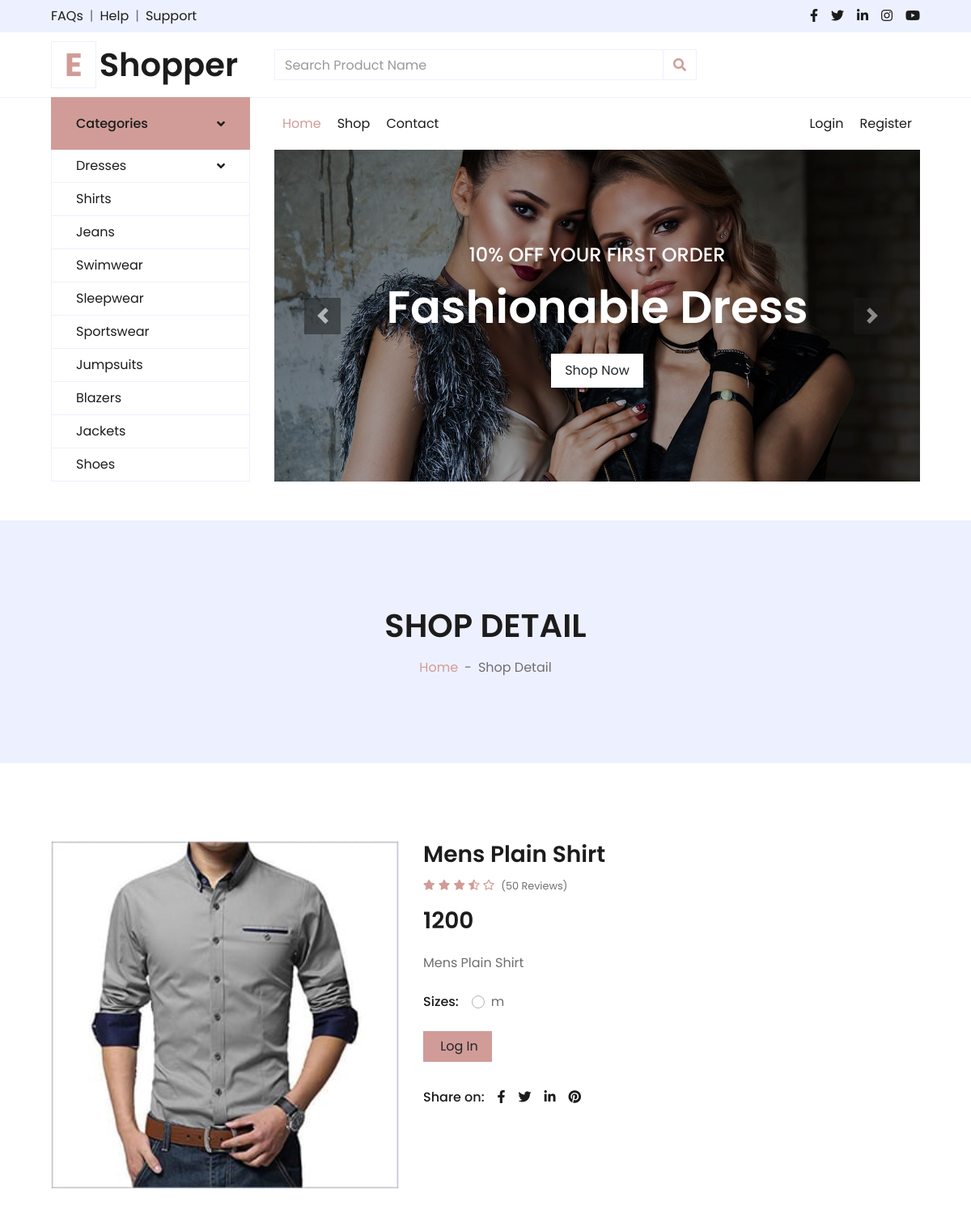
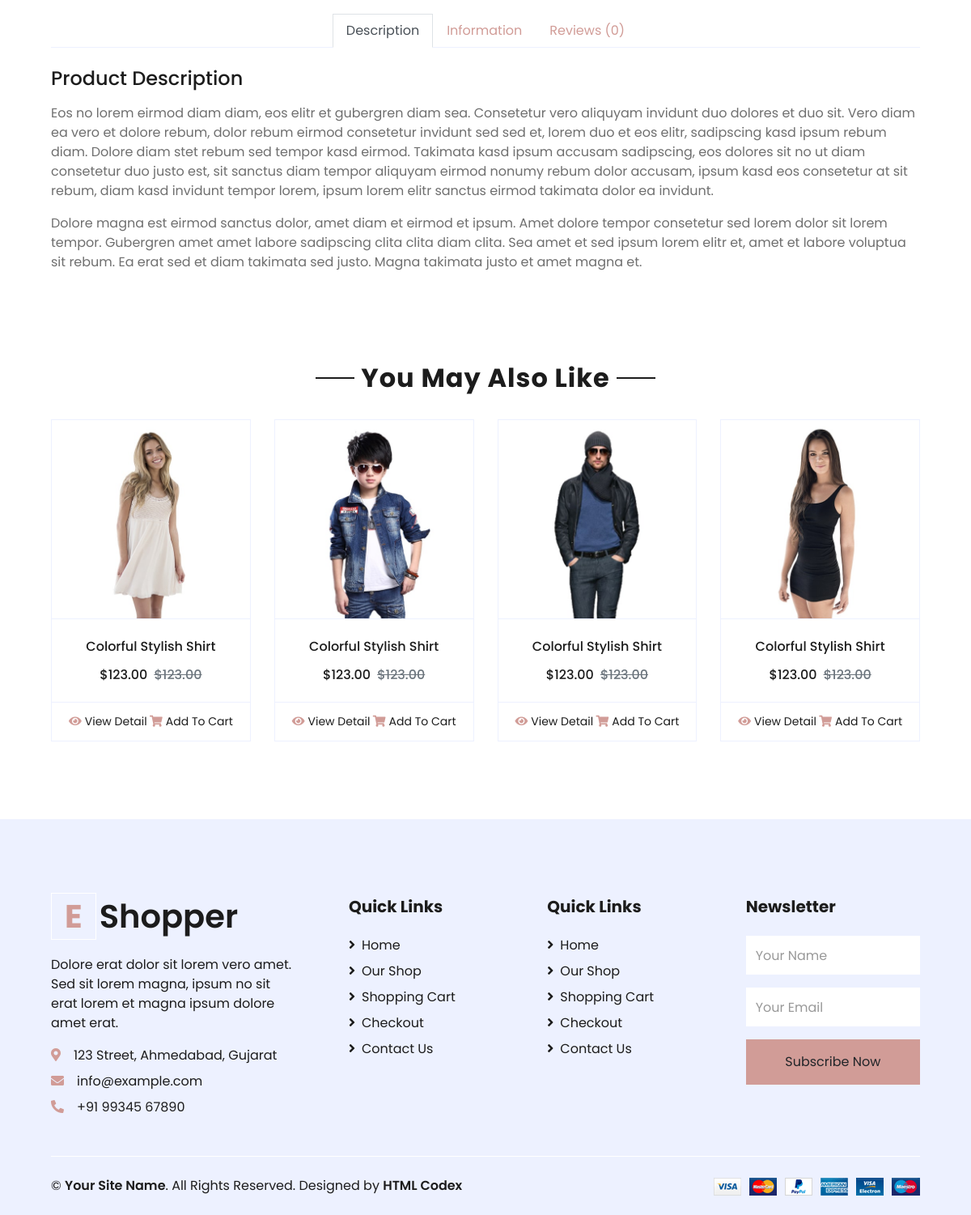
Screenshot of /product-detail/1/ with the database file from the repository (2 pictures, top to bottom).
### myapp/models.py (models this page shows, shortened)
class Product(models.Model):
	category=(
		('men','men'),
		('women','women'),
		('kid','kid'),
		)
	size=(
		("s","s"),
		("m","m"),
		("l","l"),
		("xl","xl"),
		("xxl","xxl"),
		)
	seller=models.ForeignKey(User,on_delete=models.CASCADE)
	product_category=models.CharField(max_length=100,choices=category)
	product_name=models.CharField(max_length=100)
	product_price=models.PositiveIntegerField()
	product_desc=models.TextField()
	product_size=models.CharField(max_length=100,choices=size)
	product_image=models.ImageField(upload_to='product_image/')

### myapp/views.py (the view)
# urls.py: path('detail/',views.detail,name='detail'),
def detail(request,pk):
	wishlist_flag=False
	cart_flag=False
	path=request.get_full_path()
	product=Product.objects.get(pk=pk)
	try:
		user=User.objects.get(email=request.session['email'])
		Wishlist.objects.get(user=user,product=product)
		wishlist_flag=True
	except:
		pass
	try:
		user=User.objects.get(email=request.session['email'])
		Cart.objects.get(user=user,product=product,payment_status=False)
		cart_flag=True
	except:
		pass
	return render(request,'detail.html',{'product':product,'path':path,'wishlist_flag':wishlist_flag,'cart_flag':cart_flag})

### myapp/templates/detail.html (shortened to what this page needs)
{% extends 'header.html' %}
{% load static %}
{% block content %}
<!DOCTYPE html>
<html lang="en">
<head>
</head>
<body>
    <div class="container-fluid bg-secondary mb-5">
        <div class="d-flex flex-column align-items-center justify-content-center" style="min-height: 300px">
            <h1 class="font-weight-semi-bold text-uppercase mb-3">Shop Detail</h1>
            <div class="d-inline-flex">
                <p class="m-0"><a href="">Home</a></p>
                <p class="m-0 px-2">-</p>
                <p class="m-0">Shop Detail</p>
            </div>
        </div>
    </div>
    <div class="container-fluid py-5">
        <div class="row px-xl-5">
            <div class="col-lg-5 pb-5">
                <div id="product-carousel" class="carousel slide" data-ride="carousel">
                    <div class="carousel-inner border">
                        <div class="carousel-item active">
                            <img class="w-100 h-100" src="{{product.product_image.url}}" alt="Image">
                        </div>
                    </div>
                </div>
            </div>
            <div class="col-lg-7 pb-5">
                <h3 class="font-weight-semi-bold">{{product.product_name}}</h3>
                <div class="d-flex mb-3">
                    <div class="text-primary mr-2">
                        <small class="fas fa-star"></small>
                        <small class="fas fa-star"></small>
                        <small class="fas fa-star"></small>
                        <small class="fas fa-star-half-alt"></small>
                        <small class="far fa-star"></small>
                    </div>
                    <small class="pt-1">(50 Reviews)</small>
                </div>
                <h3 class="font-weight-semi-bold mb-4">{{product.product_price}}</h3>
                <p class="mb-4">{{product.product_desc}}</p>
                <div class="d-flex mb-3">
                    <p class="text-dark font-weight-medium mb-0 mr-3">Sizes:</p>
                        <div class="custom-control custom-radio custom-control-inline">
                            <label class="custom-control-label" for="size-1">{{product.product_size}}</label>
                        </div>
                </div>
                <div class="d-flex align-items-center mb-4 pt-2">
                    {% if request.session.email %}
                        {% if wishlist_flag == False %}
                            <a href="{% url 'add-to-wishlist' pk=product.pk %}"><button class="btn btn-primary px-3"><i class="fa fa-heart"></i> Add to Wishlist</button></a>
                        {% else %}
                            <a href="{% url 'remove-from-wishlist' pk=product.pk %}"><button class="btn btn-primary px-3"><i class="fa fa-heart"></i> Remove From Wishlist</button></a>
                        {% endif %}
                            &nbsp;&nbsp;&nbsp;&nbsp;&nbsp;&nbsp;
                            {% if cart_flag == False %}
                            <a href="{% url 'add-to-cart' pk=product.pk %}"><button class="btn btn-primary px-3"><i class="fa fa-shopping-cart"></i> Add to Cart</button></a>
                        {% else %}
                            <a href="{% url 'remove-from-cart' pk=product.pk %}"><button class="btn btn-primary px-3"><i class="fa fa-shopping-cart"></i> Remove From Cart</button></a>
                        {% endif %}
                    {% else %}
                        <form action="{% url 'login' %}">
                            <button type="submit" class="btn btn-primary px-3"> Log In</button>
                        </form>
                    {% endif %}
                </div>
                <div class="d-flex pt-2">
                    <p class="text-dark font-weight-medium mb-0 mr-2">Share on:</p>
                    <div class="d-inline-flex">
                        <a class="text-dark px-2" href="">
                            <i class="fab fa-facebook-f"></i>
                        </a>
                        <a class="text-dark px-2" href="">
                            <i class="fab fa-twitter"></i>
                        </a>
                        <a class="text-dark px-2" href="">
                            <i class="fab fa-linkedin-in"></i>
                        </a>
                        <a class="text-dark px-2" href="">
                            <i class="fab fa-pinterest"></i>
                        </a>
                    </div>
                </div>
            </div>
        </div>
        <div class="row px-xl-5">
            <div class="col">
                <div class="nav nav-tabs justify-content-center border-secondary mb-4">
                    <a class="nav-item nav-link active" data-toggle="tab" href="#tab-pane-1">Description</a>
                    <a class="nav-item nav-link" data-toggle="tab" href="#tab-pane-2">Information</a>
                    <a class="nav-item nav-link" data-toggle="tab" href="#tab-pane-3">Reviews (0)</a>
                </div>
                <div class="tab-content">
                    <div class="tab-pane fade show active" id="tab-pane-1">
                        <h4 class="mb-3">Product Description</h4>
                        <p>Eos no lorem eirmod diam diam, eos elitr et gubergren diam sea. Consetetur vero aliquyam invidunt duo dolores et duo sit. Vero diam ea vero et dolore rebum, dolor rebum eirmod consetetur invidunt sed sed et, lorem duo et eos elitr, sadipscing kasd ipsum rebum diam. Dolore diam stet rebum sed tempor kasd eirmod. Takimata kasd ipsum accusam sadipscing, eos dolores sit no ut diam consetetur duo justo est, sit sanctus diam tempor aliquyam eirmod nonumy rebum dolor accusam, ipsum kasd eos consetetur at sit rebum, diam kasd invidunt tempor lorem, ipsum lorem elitr sanctus eirmod takimata dolor ea invidunt.</p>
                        <p>Dolore magna est eirmod sanctus dolor, amet diam et eirmod et ipsum. Amet dolore tempor consetetur sed lorem dolor sit lorem tempor. Gubergren amet amet labore sadipscing clita clita diam clita. Sea amet et sed ipsum lorem elitr et, amet et labore voluptua sit rebum. Ea erat sed et diam takimata sed justo. Magna takimata justo et amet magna et.</p>
                    </div>
                </div>
            </div>
        </div>
    </div>
    <div class="container-fluid py-5">
        <div class="text-center mb-4">
            <h2 class="section-title px-5"><span class="px-2">You May Also Like</span></h2>
        </div>
        <div class="row px-xl-5">
            <div class="col">
                <div class="owl-carousel related-carousel">
                    <div class="card product-item border-0">
                        <div class="card-header product-img position-relative overflow-hidden bg-transparent border p-0">
                            <img class="img-fluid w-100" src="{% static 'img/product-1.jpg' %}" alt="">
                        </div>
                        <div class="card-body border-left border-right text-center p-0 pt-4 pb-3">
                            <h6 class="text-truncate mb-3">Colorful Stylish Shirt</h6>
                            <div class="d-flex justify-content-center">
                                <h6>$123.00</h6><h6 class="text-muted ml-2"><del>$123.00</del></h6>
                            </div>
                        </div>
                        <div class="card-footer d-flex justify-content-between bg-light border">
                            <a href="" class="btn btn-sm text-dark p-0"><i class="fas fa-eye text-primary mr-1"></i>View Detail</a>
                            <a href="" class="btn btn-sm text-dark p-0"><i class="fas fa-shopping-cart text-primary mr-1"></i>Add To Cart</a>
                        </div>
                    </div>
                    <div class="card product-item border-0">
                        <div class="card-header product-img position-relative overflow-hidden bg-transparent border p-0">
                            <img class="img-fluid w-100" src="{% static 'img/product-2.jpg' %}" alt="">
                        </div>
                        <div class="card-body border-left border-right text-center p-0 pt-4 pb-3">
                            <h6 class="text-truncate mb-3">Colorful Stylish Shirt</h6>
                            <div class="d-flex justify-content-center">
                                <h6>$123.00</h6><h6 class="text-muted ml-2"><del>$123.00</del></h6>
                            </div>
                        </div>
                        <div class="card-footer d-flex justify-content-between bg-light border">
                            <a href="" class="btn btn-sm text-dark p-0"><i class="fas fa-eye text-primary mr-1"></i>View Detail</a>
                            <a href="" class="btn btn-sm text-dark p-0"><i class="fas fa-shopping-cart text-primary mr-1"></i>Add To Cart</a>
                        </div>
                    </div>
                    <div class="card product-item border-0">
                        <div class="card-header product-img position-relative overflow-hidden bg-transparent border p-0">
                            <img class="img-fluid w-100" src="{% static 'img/product-3.jpg' %}" alt="">
                        </div>
                        <div class="card-body border-left border-right text-center p-0 pt-4 pb-3">
                            <h6 class="text-truncate mb-3">Colorful Stylish Shirt</h6>
                            <div class="d-flex justify-content-center">
                                <h6>$123.00</h6><h6 class="text-muted ml-2"><del>$123.00</del></h6>
                            </div>
                        </div>
                        <div class="card-footer d-flex justify-content-between bg-light border">
                            <a href="" class="btn btn-sm text-dark p-0"><i class="fas fa-eye text-primary mr-1"></i>View Detail</a>
                            <a href="" class="btn btn-sm text-dark p-0"><i class="fas fa-shopping-cart text-primary mr-1"></i>Add To Cart</a>
                        </div>
                    </div>
                    <div class="card product-item border-0">
                        <div class="card-header product-img position-relative overflow-hidden bg-transparent border p-0">
                            <img class="img-fluid w-100" src="{% static 'img/product-4.jpg' %}" alt="">
                        </div>
                        <div class="card-body border-left border-right text-center p-0 pt-4 pb-3">
                            <h6 class="text-truncate mb-3">Colorful Stylish Shirt</h6>
                            <div class="d-flex justify-content-center">
                                <h6>$123.00</h6><h6 class="text-muted ml-2"><del>$123.00</del></h6>
                            </div>
                        </div>
                        <div class="card-footer d-flex justify-content-between bg-light border">
                            <a href="" class="btn btn-sm text-dark p-0"><i class="fas fa-eye text-primary mr-1"></i>View Detail</a>
                            <a href="" class="btn btn-sm text-dark p-0"><i class="fas fa-shopping-cart text-primary mr-1"></i>Add To Cart</a>
                        </div>
                    </div>
                </div>
            </div>
        </div>
    </div>
</body>
</html>
{% endblock %}

### rows the page displays
Product: product_image (picture), product_name "Mens Plain Shirt", product_price "1200", product_desc "Mens Plain Shirt", product_size "m"
